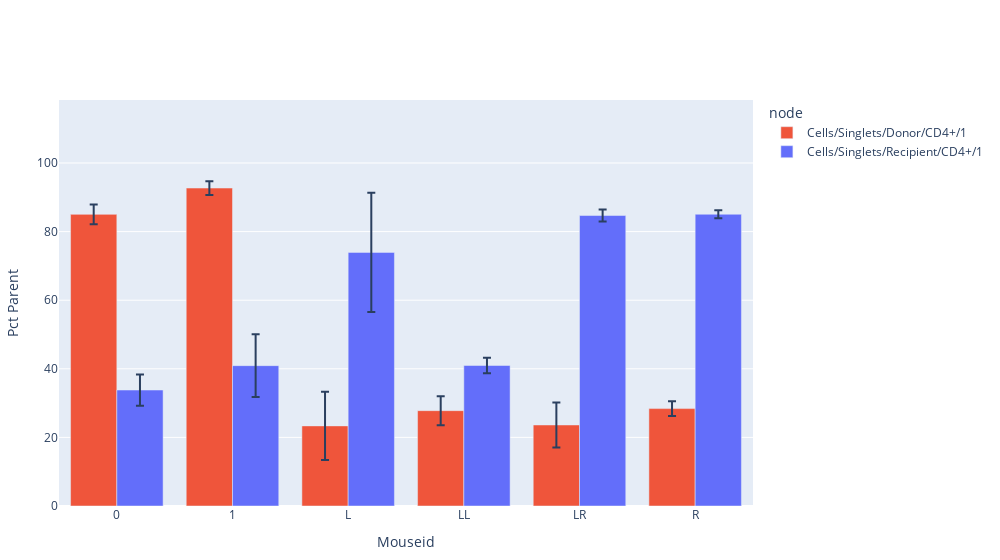

Write notebook code for a chart like this one.
### Code cell
categorical_plot(cgp, node=["1"], sample_criteria=None, x="MouseID", color="node", plot_type="grouped_bar", show_points=True)

### Figure 1 — Plotly figure (JSON) as saved in the notebook; plotly's stock layout.template omitted (floating-point values rounded to 4 significant figures)
{"data": [{"alignmentgroup": "True", "error_y": {"array": [2.883, 1.999, 9.926, 4.233, 6.534, 2.147]}, "hovertemplate": "node=Cells/Singlets/Donor/CD4+/1<br>MouseID=%{x}<br>mean=%{y}<extra></extra>", "legendgroup": "Cells/Singlets/Donor/CD4+/1", "marker": {"color": "#EF553B", "pattern": {"shape": ""}}, "name": "Cells/Singlets/Donor/CD4+/1", "offsetgroup": "Cells/Singlets/Donor/CD4+/1", "orientation": "v", "showlegend": true, "textposition": "auto", "type": "bar", "x": ["0", "1", "L", "LL", "LR", "R"], "xaxis": "x", "y": [85.03, 92.7, 23.36, 27.8, 23.62, 28.4], "yaxis": "y"}, {"alignmentgroup": "True", "error_y": {"array": [4.551, 9.139, 17.39, 2.259, 1.76, 1.199]}, "hovertemplate": "node=Cells/Singlets/Recipient/CD4+/1<br>MouseID=%{x}<br>mean=%{y}<extra></extra>", "legendgroup": "Cells/Singlets/Recipient/CD4+/1", "marker": {"color": "#636EFA", "pattern": {"shape": ""}}, "name": "Cells/Singlets/Recipient/CD4+/1", "offsetgroup": "Cells/Singlets/Recipient/CD4+/1", "orientation": "v", "showlegend": true, "textposition": "auto", "type": "bar", "x": ["0", "1", "L", "LL", "LR", "R"], "xaxis": "x", "y": [33.81, 40.92, 73.94, 40.97, 84.69, 85.06], "yaxis": "y"}], "layout": {"barmode": "group", "legend": {"title": {"text": "node"}, "tracegroupgap": 0}, "margin": {"b": 40, "l": 40, "r": 40, "t": 100}, "width": 1000, "xaxis": {"anchor": "y", "domain": [0, 1], "title": {"text": "Mouseid"}}, "yaxis": {"anchor": "x", "domain": [0, 1], "range": [0, 118.4], "title": {"text": "Pct Parent"}}}}
